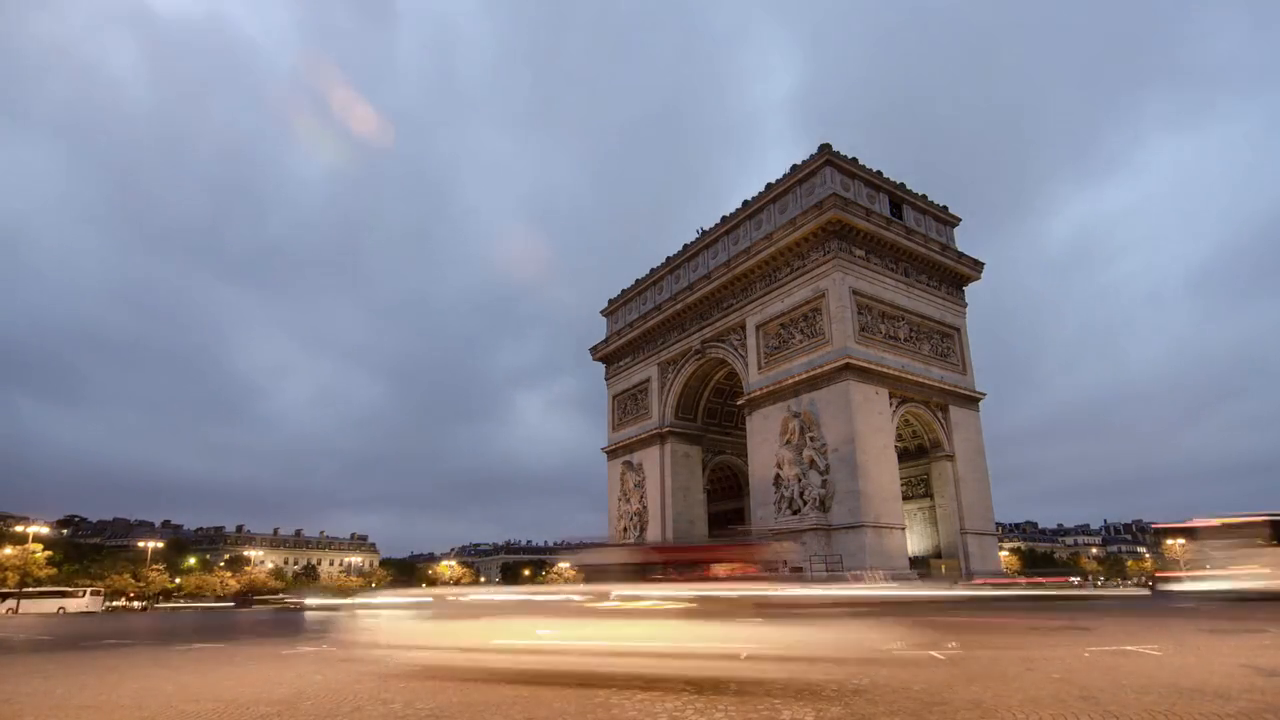
#> input picture frame 40 of data/Arco Do Triunfo - 17.mp4, 1280 x 720 px, given in place of Ponte.mp4, which was not available
$ python contador_kernel.py
#> lines starting #> are read from the running program, lines starting #| are printed output that depends on the picture; after the words box and inside, x2 and y2 are one past the last pixel; in counts of white or black regions, pixels touching at a corner belong together; pictures that were not available may be replaced by others from this repository, and a replacement may not be noted
import numpy as np
import cv2
import sys

# Caminho do vídeo de entrada
VIDEO = 'data/Ponte.mp4'

# Algoritmos disponíveis de subtração de fundo
algorithm_types = ['GMG', 'MOG2', 'MOG', 'KNN', 'CNT']

# Função para retornar diferentes tipos de kernel para operações morfológicas
def Kernel(KERNEL_TYPE):
  if KERNEL_TYPE == 'dilation':
    return cv2.getStructuringElement(cv2.MORPH_ELLIPSE, (3, 3))
  if KERNEL_TYPE in ['opening', 'closing']:
    return np.ones((3, 3), np.uint8)

# Aplica o filtro morfológico desejado à imagem
def Filter(img, filter):
  if filter == 'closing':
    return cv2.morphologyEx(img, cv2.MORPH_CLOSE, Kernel('closing'), iterations=2)
  if filter == 'opening':
    return cv2.morphologyEx(img, cv2.MORPH_OPEN, Kernel('opening'), iterations=2)
  if filter == 'dilation':
    return cv2.dilate(img, Kernel('dilation'), iterations=2)
  if filter == 'combine':
    # Combinação de filtros: fechamento → abertura → dilatação
    closing = cv2.morphologyEx(img, cv2.MORPH_CLOSE, Kernel('closing'), iterations=2)
    opening = cv2.morphologyEx(closing, cv2.MORPH_OPEN, Kernel('opening'), iterations=2)
    dilation = cv2.dilate(opening, Kernel('dilation'), iterations=2)
    return dilation

# Retorna o subtrator de fundo baseado no algoritmo escolhido
def Subtractor(algorithm_type):
  if algorithm_type == 'GMG':
    return cv2.bgsegm.createBackgroundSubtractorGMG(initializationFrames=120, decisionThreshold=0.8)
  if algorithm_type == 'MOG':
    return cv2.bgsegm.createBackgroundSubtractorMOG(history=100, nmixtures=5, backgroundRatio=0.7, noiseSigma=0)
  if algorithm_type == 'MOG2':
    return cv2.createBackgroundSubtractorMOG2(history=500, detectShadows=True, varThreshold=100)
  if algorithm_type == 'KNN':
    return cv2.createBackgroundSubtractorKNN(history=500, dist2Threshold=400, detectShadows=True)
  if algorithm_type == 'CNT':
    return cv2.bgsegm.createBackgroundSubtractorCNT(minPixelStability=15, useHistory=True,
                                                    maxPixelStability=15*60, isParallel=True)
  print('Detector inválido')
  sys.exit(1)

# Parâmetros da detecção
w_min = 40           # Largura mínima do retângulo
h_min = 40           # Altura mínima do retângulo
offset = 2           # Tolerância para cruzamento de linha
linha_ROI = 620      # Posição da linha de contagem
carros = 0           # Contador de veículos

# Calcula o centro de um retângulo (bounding box)
def centroide(x, y, w, h):
  x1 = w // 2
  y1 = h // 2
  cx = x + x1
  cy = y + y1
  return cx, cy

# Lista que armazena os centros dos veículos detectados
detec = []

# Atualiza a contagem com base nos objetos que cruzam a linha
def set_info(detec):
  global carros
  for (x, y) in detec:
    if (linha_ROI + offset) > y > (linha_ROI - offset):
      carros += 1
      cv2.line(frame, (25, linha_ROI), (1200, linha_ROI), (0, 127, 255), 3)
      detec.remove((x, y))  # Remove centroide já contado
      print("Carros detectados até o momento:", carros)

# Exibe informações na tela
def show_info(frame, mask):
  frame = cv2.resize(frame, None, fx=0.75, fy=0.75)
  mask = cv2.resize(mask, None, fx=0.75, fy=0.75)

  text = f'Carros: {carros}'
  cv2.putText(frame, text, (450, 70), cv2.FONT_HERSHEY_SIMPLEX, 2, (0, 0, 255), 5)
  cv2.imshow("Video Original", frame)
  cv2.imshow("Detectar", mask)

# Inicialização da leitura do vídeo e do subtrator de fundo
cap = cv2.VideoCapture(VIDEO)
fourcc = cv2.VideoWriter_fourcc(*'XVID')
algorithm_type = algorithm_types[1]  # MOG2
background_subtractor = Subtractor(algorithm_type)

# Loop principal de processamento frame a frame
while True:
  ok, frame = cap.read()
#> frame is the input picture: shape (720, 1280, 3); mean B, G, R 144.9, 136.9, 141.7
  if not ok:
    break

  # Aplica subtração de fundo e filtros
  mask = background_subtractor.apply(frame)
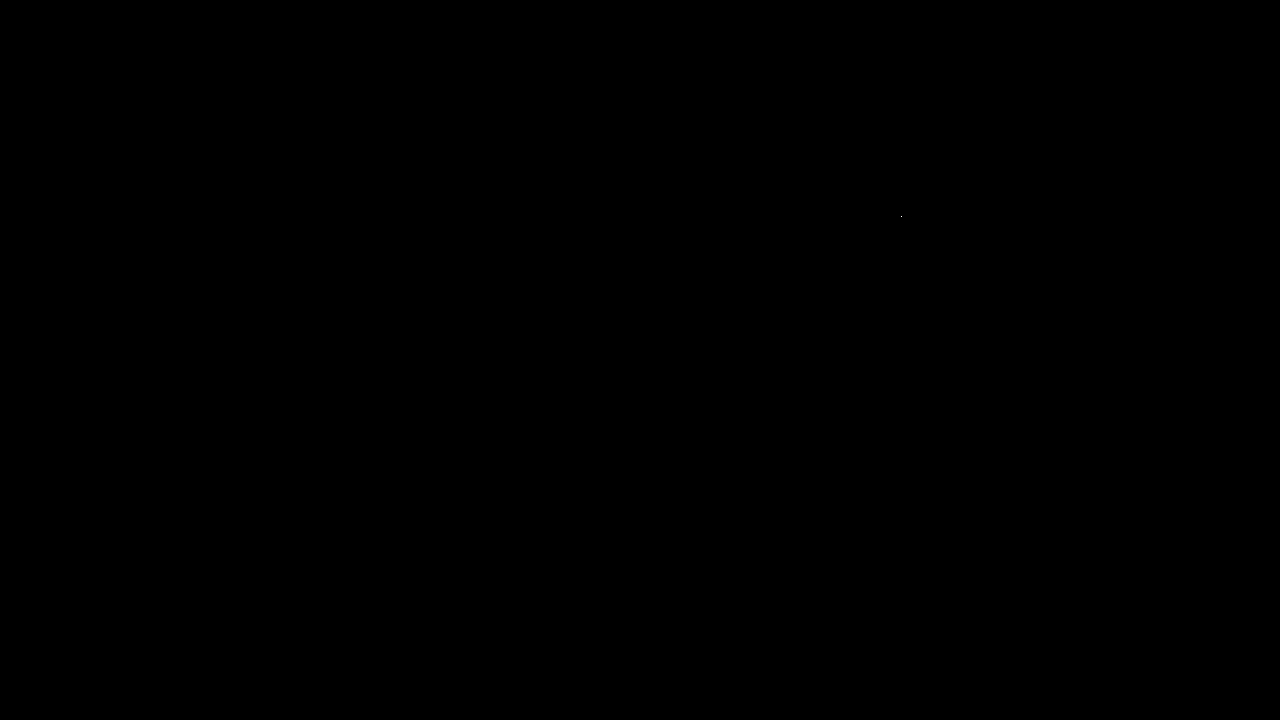
#> mask: shape (720, 1280); values 127 (black) and 255 (white), 0% white in thin lines or dots, all inside (x1, y1, x2, y2) = (901, 216, 902, 217)
  mask = Filter(mask, 'combine')

  # Encontra contornos (possíveis veículos)
  contorno, _ = cv2.findContours(mask, cv2.RETR_TREE, cv2.CHAIN_APPROX_SIMPLE)
#> contorno = [[[0, 0], [0, 719], [1279, 719], [1279, 0]]]

  # Desenha a linha de contagem na tela
  cv2.line(frame, (25, linha_ROI), (1200, linha_ROI), (255, 127, 0), 3)
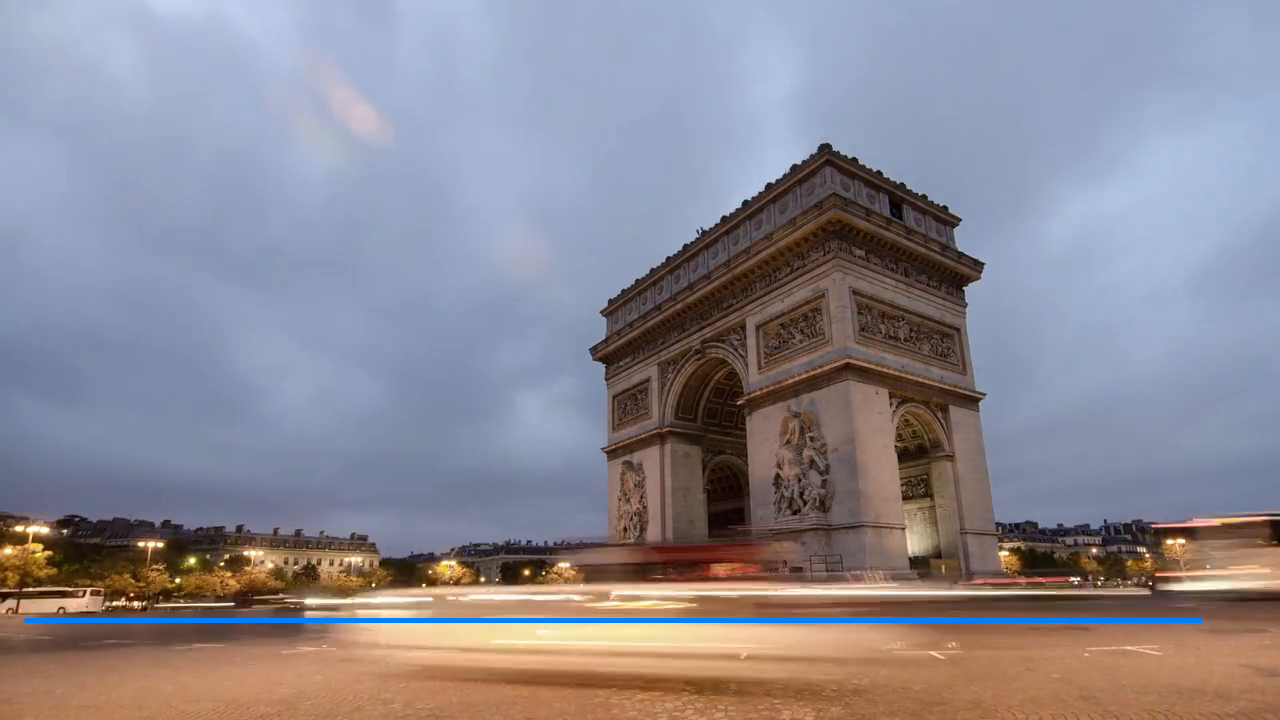
#> frame: shape (720, 1280, 3); 0.64% of pixels changed, all inside (x1, y1, x2, y2) = (23, 618, 1203, 623)

  for c in contorno:
    (x, y, w, h) = cv2.boundingRect(c)
    validar_contorno = (w >= w_min) and (h >= h_min)
    if not validar_contorno:
      continue

    # Desenha bounding box e registra centro
    cv2.rectangle(frame, (x, y), (x + w, y + h), (0, 255, 0), 2)
    centro = centroide(x, y, w, h)
    detec.append(centro)
    cv2.circle(frame, centro, 4, (0, 0, 255), -1)
#> this loop made 1 pass
#> (c, x, y, w, h, validar_contorno, x1 in centroide, y1 in centroide) on pass 1: ([[0, 0], [0, 719], [1279, 719], [1279, 0]], 0, 0, 1280, 720, True, 640, 360)
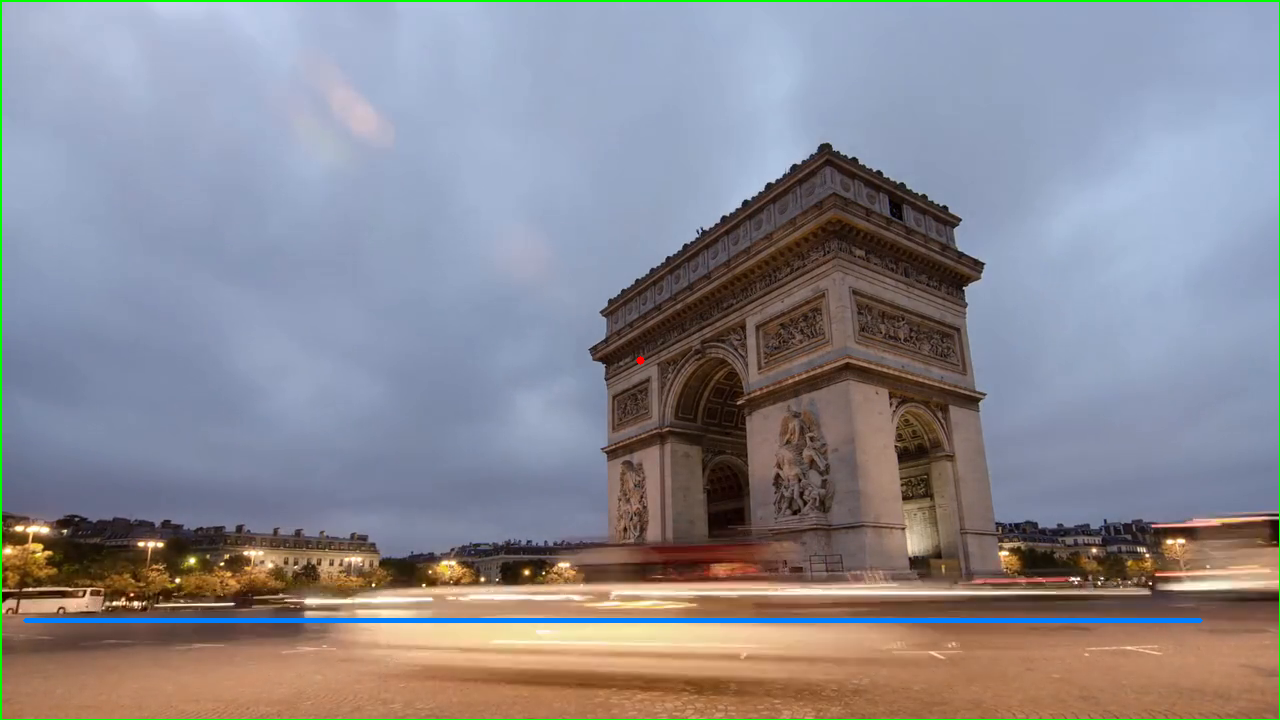
#> frame: shape (720, 1280, 3); 0.66% of pixels changed, all inside (x1, y1, x2, y2) = (0, 0, 1280, 720)
#> after the loop, detec = [(640, 360)]

  # Atualiza contagem e mostra resultados
  set_info(detec)
#> the loop in set_info, `for (x, y) in detec:` made 1 pass
#> after the loop in set_info, `for (x, y) in detec:`: carros = 0; detec = [(640, 360)]
  show_info(frame, mask)
#> in show_info, `text = f'Carros: {carros}'`: text = 'Carros: 0'
#> in show_info, `cv2.putText(frame, text, (450, 70), cv2.FONT_HERSHEY_SIMPLEX, 2, (0, 0..`:
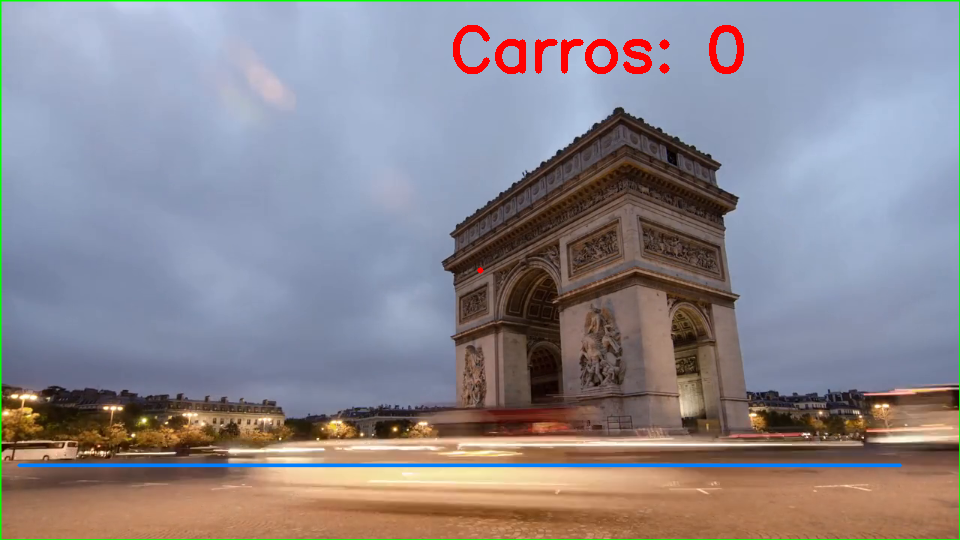
#> frame: shape (540, 960, 3); mean of channels 0, 1, 2 143.2, 136.1, 140.3; drawn as B, G, R

  # Pressione ESC para sair
  if cv2.waitKey(1) == 27:
#> (key Esc is pressed here)
    break

# Libera recursos
cv2.destroyAllWindows()
cap.release()

$ run again, starting later in the video
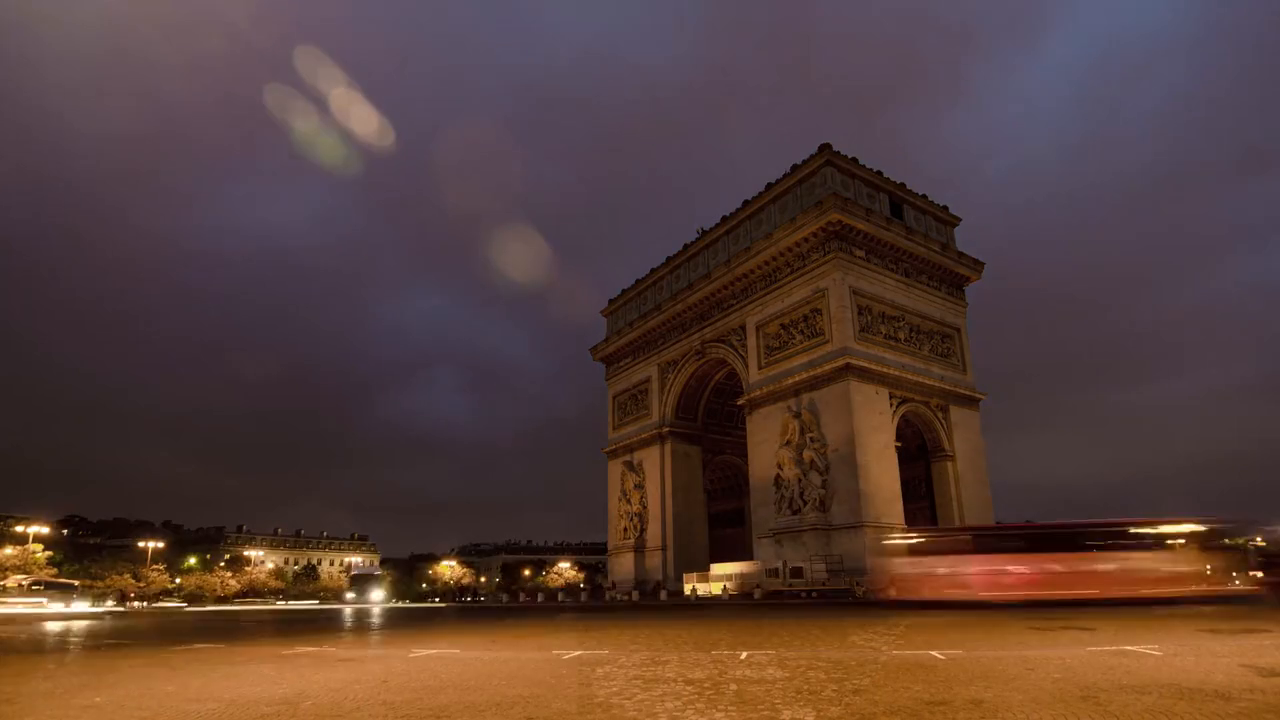
#> input picture frame 182 of data/Arco Do Triunfo - 17.mp4, 1280 x 720 px, given in place of Ponte.mp4, which was not available
#> frame is the input picture: shape (720, 1280, 3); mean B, G, R 56.8, 63.2, 87.8
#> closing: shape (720, 1280); values 127 (black) and 255 (white), 0% white in thin lines or dots, all inside (x1, y1, x2, y2) = (896, 216, 902, 219)
#> opening: shape (720, 1280); every value is 127
#> contorno = [[[0, 0], [0, 719], [1279, 719], [1279, 0]]]
#> the loop `for c in contorno:` made 1 pass
#> (c, x, y, w, h, validar_contorno, x1 in centroide, y1 in centroide) on pass 1: ([[0, 0], [0, 719], [1279, 719], [1279, 0]], 0, 0, 1280, 720, True, 640, 360)
#> after the loop `for c in contorno:`:
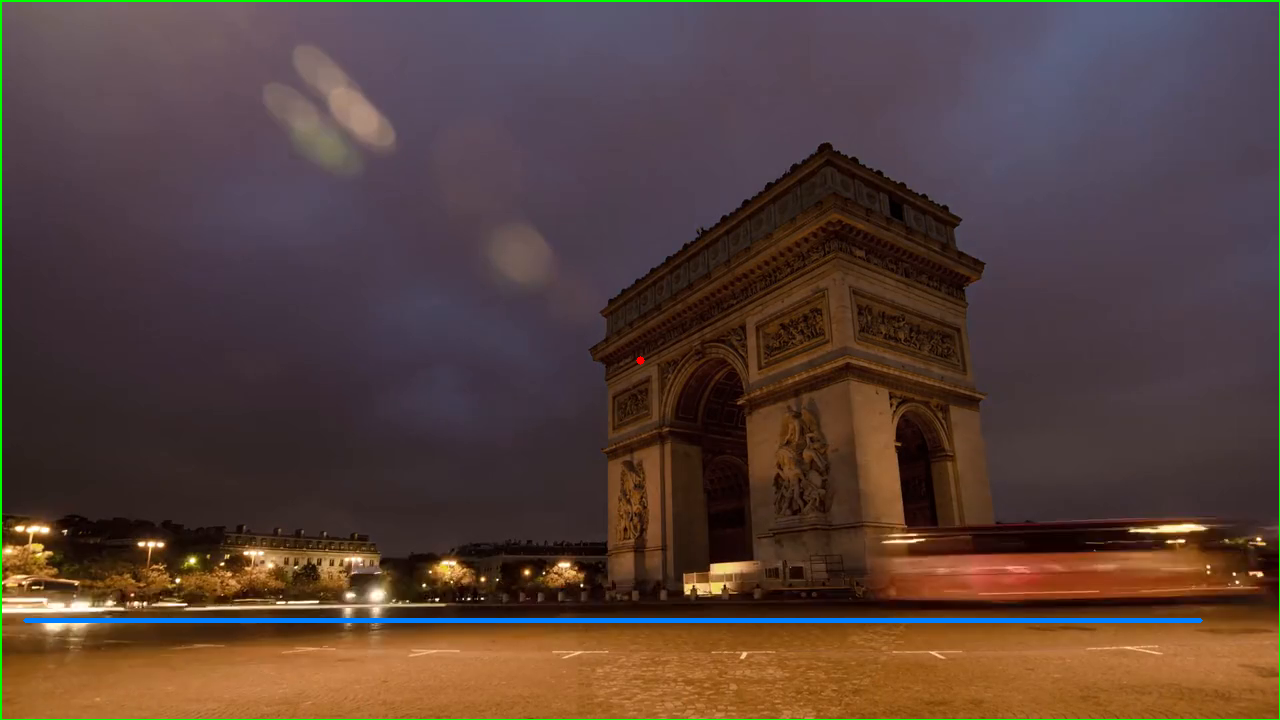
#> frame: shape (720, 1280, 3); mean B, G, R 57.8, 64.8, 86.5
#> after the loop `for c in contorno:`: detec = [(640, 360)]
#> the loop in set_info, `for (x, y) in detec:` made 1 pass
#> after the loop in set_info, `for (x, y) in detec:`: carros = 0; detec = [(640, 360)]
#> text = 'Carros: 0'
#> in show_info, `cv2.putText(frame, text, (450, 70), cv2.FONT_HERSHEY_SIMPLEX, 2, (0, 0..`:
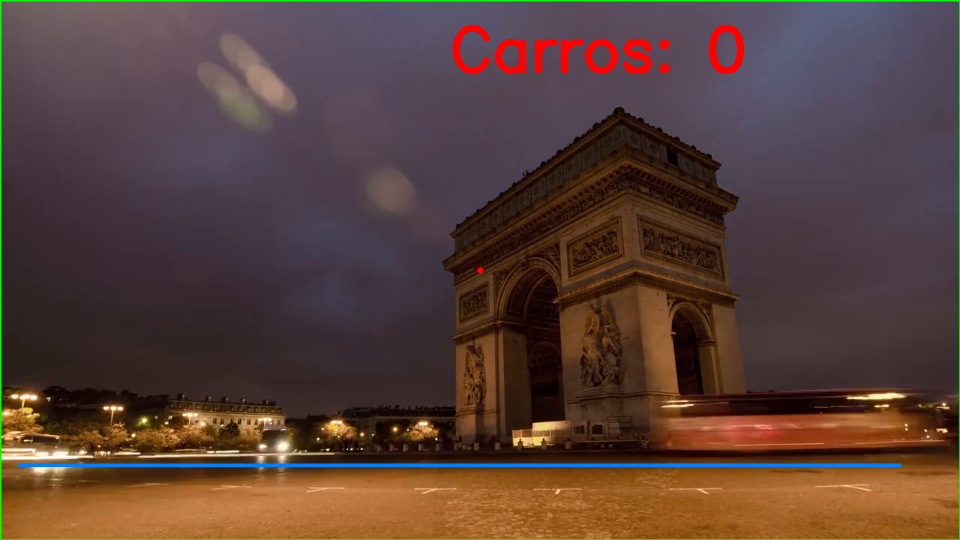
#> frame: shape (540, 960, 3); mean of channels 0, 1, 2 57, 64.2, 87.8; drawn as B, G, R
